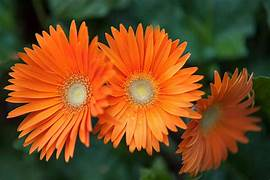
#> input picture image.jpg, 270 x 180 px, found by its file name
$ python Tugas.py
#> lines starting #> are read from the running program, lines starting #| are printed output that depends on the picture
import cv2
import numpy as np
import matplotlib.pyplot as plt
import time
from skimage.metrics import structural_similarity as ssim

image = cv2.imread('Minggu 5/image.jpg', cv2.IMREAD_GRAYSCALE)
#> image: shape (180, 270); min 0, max 221, mean 83.8
image = image / 255.0

def add_gaussian_noise(img, mean=0, sigma=0.05):
#> called with mean = 0, sigma = 0.05
    noise = np.random.normal(mean, sigma, img.shape)
    noisy = img + noise
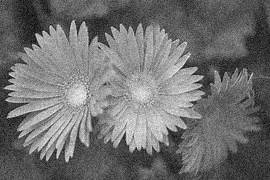
#> noisy: shape (180, 270) float64; min -0.146, max 0.931, mean 0.328; drawn with min black and max white
    return np.clip(noisy, 0, 1)

def add_salt_pepper_noise(img, amount=0.05):
#> called with amount = 0.05
    noisy = img.copy()
    num_salt = int(amount * img.size * 0.5)
#> num_salt = 1215
    num_pepper = int(amount * img.size * 0.5)
#> num_pepper = 1215

    coords = [np.random.randint(0, i, num_salt) for i in img.shape]
    noisy[coords[0], coords[1]] = 1

    coords = [np.random.randint(0, i, num_pepper) for i in img.shape]
    noisy[coords[0], coords[1]] = 0

    return noisy

def add_speckle_noise(img):
    noise = np.random.randn(*img.shape)
    noisy = img + img * noise
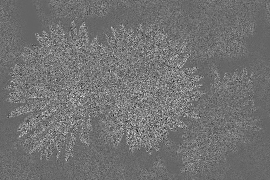
#> noisy: shape (180, 270) float64; min -2.18, max 3.39, mean 0.328; drawn with min black and max white
    return np.clip(noisy, 0, 1)
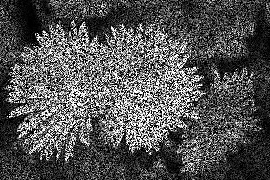
#> returned value: shape (180, 270) float64; min 0, max 1, mean 0.33

gaussian_noise = add_gaussian_noise(image)
sp_noise = add_salt_pepper_noise(image)
speckle_noise = add_speckle_noise(image)

# Mean Filter
def mean_filter(img, ksize):
    return cv2.blur(img, (ksize, ksize))

# Gaussian Filter
def gaussian_filter(img, ksize, sigma):
    return cv2.GaussianBlur(img, (ksize, ksize), sigma)

# Median Filter
def median_filter(img, ksize):
    img_uint8 = (img * 255).astype(np.uint8)
    filtered = cv2.medianBlur(img_uint8, ksize)
    return filtered / 255.0

# Max Filter (Non-linear)
def max_filter(img, ksize):
    kernel = np.ones((ksize, ksize), np.uint8)
    return cv2.dilate(img, kernel)

def mse(original, processed):
    return np.mean((original - processed) ** 2)

def psnr(original, processed):
    m = mse(original, processed)
    if m == 0:
        return 100
    return 10 * np.log10(1.0 / m)

def compute_ssim(original, processed):
    return ssim(original, processed, data_range=1.0)

def evaluate_filter(original, noisy, filter_func, *args):
    start = time.time()
    result = filter_func(noisy, *args)
    end = time.time()

    return {
        "result": result,
        "MSE": mse(original, result),
        "PSNR": psnr(original, result),
        "SSIM": compute_ssim(original, result),
        "Time": end - start
    }

results = {}

noises = {
    "Gaussian": gaussian_noise,
    "SaltPepper": sp_noise,
    "Speckle": speckle_noise
}

for noise_name, noisy_img in noises.items():
    results[noise_name] = {
        "Mean_3": evaluate_filter(image, noisy_img, mean_filter, 3),
        "Mean_5": evaluate_filter(image, noisy_img, mean_filter, 5),
        "Gaussian_3_1": evaluate_filter(image, noisy_img, gaussian_filter, 3, 1),
        "Gaussian_5_2": evaluate_filter(image, noisy_img, gaussian_filter, 5, 2),
        "Median_3": evaluate_filter(image, noisy_img, median_filter, 3),
        "Median_5": evaluate_filter(image, noisy_img, median_filter, 5),
        "Max_3": evaluate_filter(image, noisy_img, max_filter, 3),
    }
#> this loop made 3 passes
#> noise_name on passes 1 to 3: 'Gaussian', 'SaltPepper', 'Speckle'
#> pass 1, in evaluate_filter, `result = filter_func(noisy, *args)`:
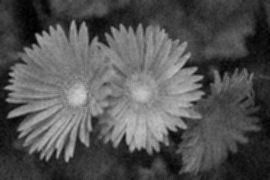
#> result: shape (180, 270) float64; min 0.0011, max 0.819, mean 0.329
#> pass 1, in evaluate_filter (call 2), `result = filter_func(noisy, *args)`:
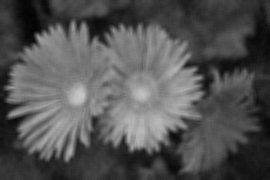
#> result: shape (180, 270) float64; min 0.0137, max 0.785, mean 0.329
#> after the loop, results = 3 items

for noise in results:
    print(f"\n=== Noise: {noise} ===")
    for method in results[noise]:
        r = results[noise][method]
        print(f"{method} -> MSE: {r['MSE']:.5f}, PSNR: {r['PSNR']:.2f}, SSIM: {r['SSIM']:.4f}, Time: {r['Time']:.5f}s")
#> this loop made 3 passes
#> noise on passes 1 to 3: 'Gaussian', 'SaltPepper', 'Speckle'
#> (printed output is left out)

def show_images(original, noisy, results_dict, title):
#> called with title = 'Gaussian Noise'
    plt.figure(figsize=(12, 8))

    plt.subplot(3, 3, 1)
    plt.imshow(original, cmap='gray')
    plt.title("Original")

    plt.subplot(3, 3, 2)
    plt.imshow(noisy, cmap='gray')
    plt.title("Noisy")

    i = 3
    for method in results_dict:
        plt.subplot(3, 3, i)
        plt.imshow(results_dict[method]["result"], cmap='gray')
        plt.title(method)
        i += 1
        if i > 9:
            break
#> this loop made 7 passes
#> after the loop, i = 10

    plt.suptitle(title)
    plt.tight_layout()
    plt.show()

# Tampilkan untuk tiap noise
show_images(image, gaussian_noise, results["Gaussian"], "Gaussian Noise")
show_images(image, sp_noise, results["SaltPepper"], "Salt & Pepper Noise")
#> call 2 of show_images, with title = 'Salt & Pepper Noise'
#> the loop in show_images (call 2), `for method in results_dict:` made 7 passes
#> in show_images (call 2), `plt.show()`:
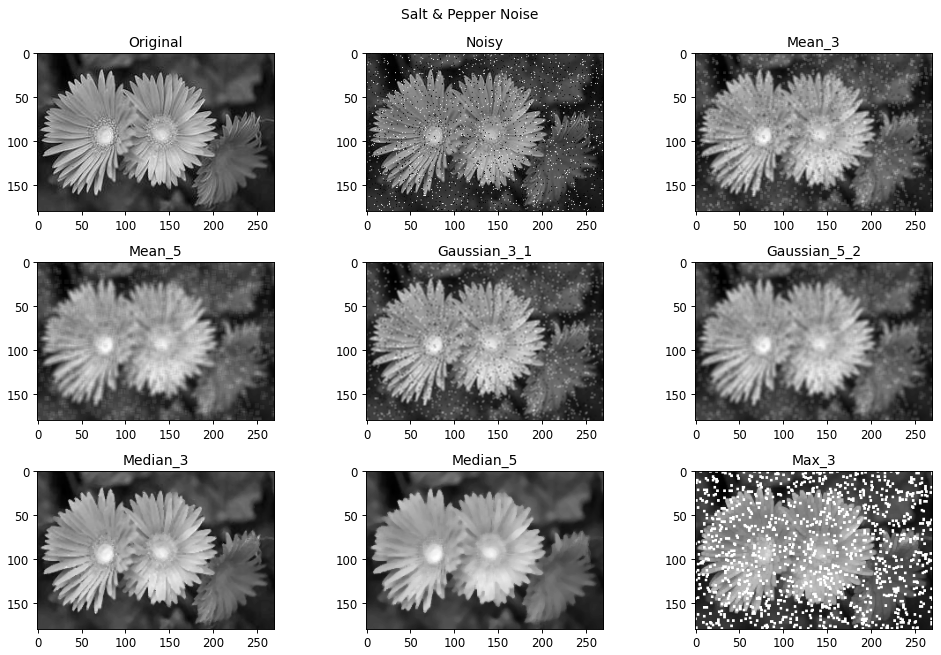
#> figure drawn by matplotlib, 9 panels
show_images(image, speckle_noise, results["Speckle"], "Speckle Noise")
#> call 3 of show_images, with title = 'Speckle Noise'
#> the loop in show_images (call 3), `for method in results_dict:` made 7 passes
#> in show_images (call 3), `plt.show()`:
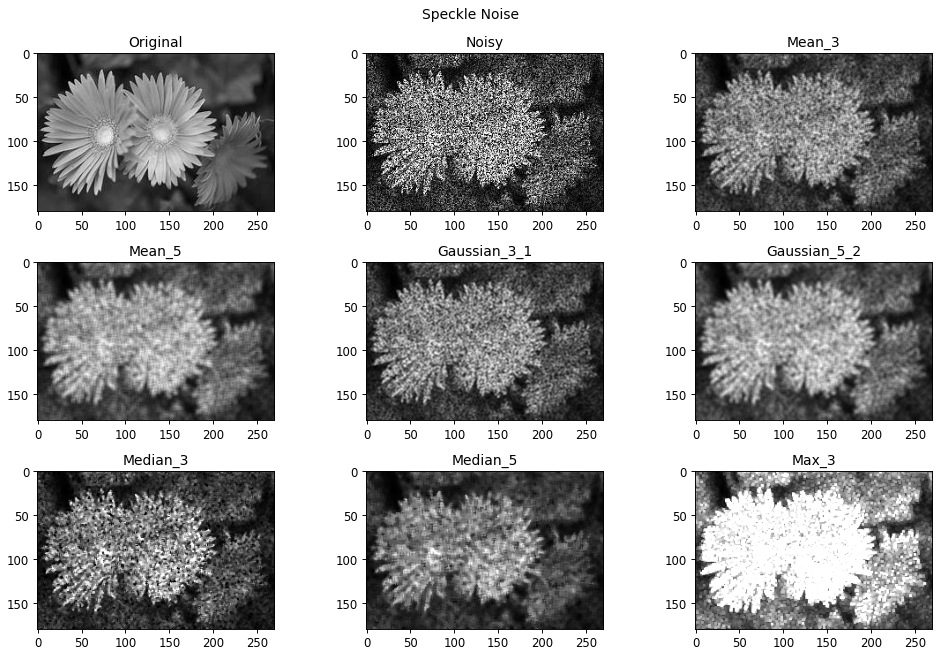
#> figure drawn by matplotlib, 9 panels
